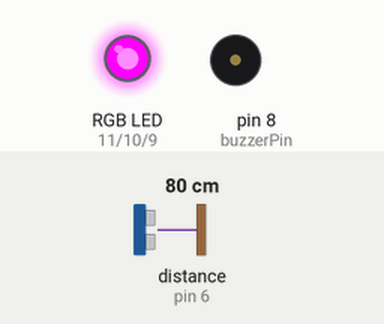
Bench run of a sketch on a simulated Arduino Uno, built with avr-gcc and run on an emulated ATmega328P. Parts: an RGB LED mixed from three pins (HIGH = lit), buzzer (waves = sounding). Wiring (inferred from the names in the program): ultrasonic range finder: trigger pin 7; echo pin 6. The inputs (shaded band) are chosen by the test bench; at power-on: distance to the obstacle (sensor on pin 6) 80 cm. The echo pulse lasts 58.3 µs per cm; pins used as bus, display or sensor lines are not drawn; what the sketch prints to the serial monitor is not drawn.

Above: at 1.2 s.
1.3 s: distance to the obstacle (sensor on pin 6) set to 54 cm
2.8 s: distance to the obstacle (sensor on pin 6) set to 48 cm
At 3.5 s:
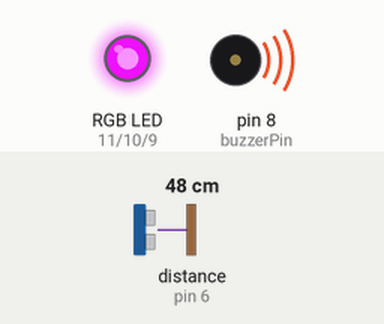
5.8 s: distance to the obstacle (sensor on pin 6) set to 9 cm
At 5.87 s:
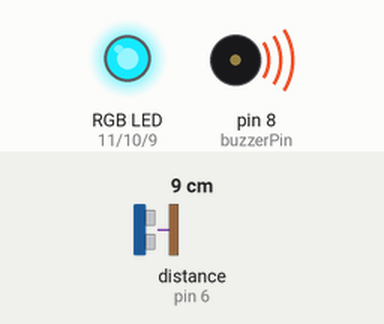
8.8 s: distance to the obstacle (sensor on pin 6) set to 18 cm
At 9.23 s:
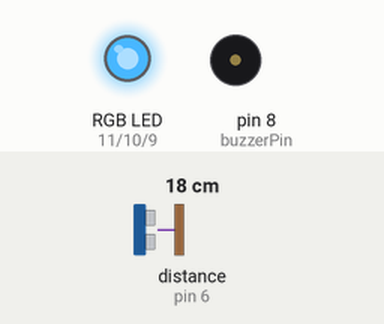
11.8 s: distance to the obstacle (sensor on pin 6) set to 2 cm
At 12.8 s:
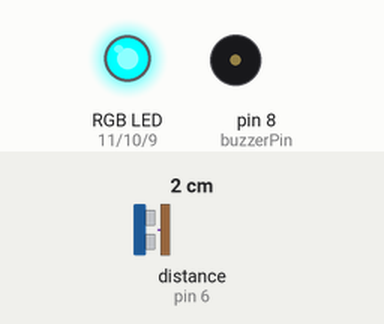
13.3 s: distance to the obstacle (sensor on pin 6) set to 35 cm
At 13.8 s:
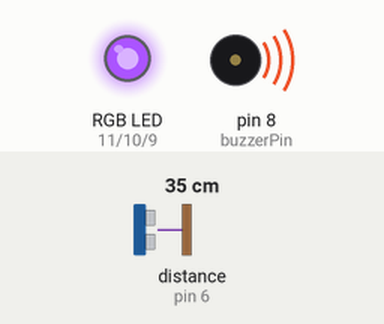
Timing chart, 0 to 17.3 s (numbered marks = the images above; inputs shaded):
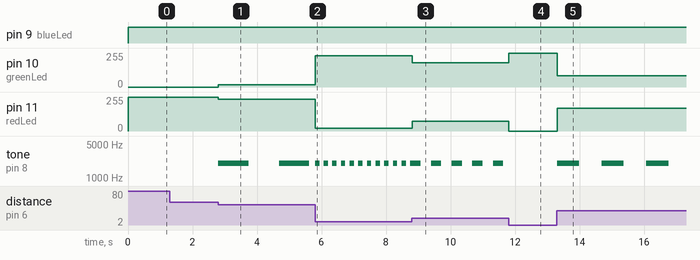

The sketch:

Ard-Parking-RGB.ino
```cpp
#define echoPin 6
#define trigPin 7
#define buzzerPin 8
#define redLed 11
#define greenLed 10
#define blueLed 9

int maxRange = 50;
int minRange = 4;
long duration, distance;

unsigned long prevBuzzMs = 0;
int buzzerState = LOW;
int buzzerDelay = 0;
void setup() {
  pinMode(trigPin, OUTPUT);
  pinMode(echoPin, INPUT);
  pinMode(buzzerPin, OUTPUT);

  pinMode(redLed, OUTPUT);
  pinMode(greenLed, OUTPUT);
  pinMode(blueLed, OUTPUT);

  Serial.begin(9600);
}

void loop() {
  measureDistance();

  updateLedColor();

  updateBuzzer();
}

void measureDistance(){
  digitalWrite(trigPin, LOW);
  delayMicroseconds(2);
  digitalWrite(trigPin, HIGH);
  delayMicroseconds(10);
  digitalWrite(trigPin, LOW);

  duration = pulseIn(echoPin, HIGH);

  distance = duration / 58.2;
  Serial.println(distance);
}

void updateLedColor(){
  int redValue;
  int greenValue;

  redValue = map(distance, minRange, maxRange, 255, 0);

  greenValue = map(distance, minRange, maxRange, 0, 255);

  redValue = constrain(redValue, 0, 255);
  greenValue = constrain(greenValue, 0, 255);

  analogWrite(redLed, 255 - redValue);
  analogWrite(greenLed, 255 - greenValue);
  analogWrite(blueLed, 255);
}

void updateBuzzer(){
  if(distance >= maxRange || distance <= minRange){
    buzzerDelay = 0;
    noTone(buzzerPin);
    buzzerState = LOW;
    return;
  }

  buzzerDelay = map(distance, minRange, maxRange, 50, 1000);

  unsigned long currentMs = millis();

  if(currentMs - prevBuzzMs >= buzzerDelay){
    prevBuzzMs = currentMs;

    if(buzzerState == LOW){
      buzzerState = HIGH;
      tone(buzzerPin, 2000);
    }else{
      buzzerState = LOW;
      noTone(buzzerPin);
    }
  }
}
```

Measured:
- the behaviour switches between 51 and 50 cm on distance to the obstacle (sensor on pin 6) (found by bisection; images 0 and 1)
- after the input at 2.8 s, pin 10 (greenLed): 0/255 → 17/255 at once; pin 11 (redLed): 255/255 → 238/255 at once; tone on pin 8 (buzzerPin): alternates 2000 Hz for 0.94 s and silent for 0.94 s, starting at once
- after the input at 5.8 s, pin 10 (greenLed): 17/255 → 233/255 at once; pin 11 (redLed): 238/255 → 22/255 at once
- after the input at 8.8 s, pin 10 (greenLed): 233/255 → 183/255 at once; pin 11 (redLed): 22/255 → 72/255 at once; tone on pin 8 (buzzerPin): alternates 2000 Hz for 0.32 s and silent for 0.32 s, starting after 0.28 s
- after the input at 11.8 s, pin 10 (greenLed): 183/255 → 255/255 at once; pin 11 (redLed): 72/255 → 0/255 at once; tone on pin 8 (buzzerPin): stops changing and stays silent
- after the input at 13.3 s, pin 10 (greenLed): 255/255 → 84/255 at once; pin 11 (redLed): 0/255 → 171/255 at once; tone on pin 8 (buzzerPin): alternates 2000 Hz for 0.69 s and silent for 0.69 s, starting at once
